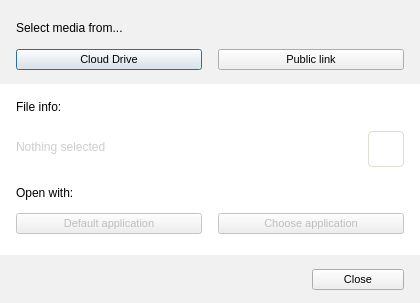
<?xml version="1.0" encoding="UTF-8"?>
<ui version="4.0">
 <class>StreamingFromMegaDialog</class>
 <widget class="QDialog" name="StreamingFromMegaDialog">
  <property name="windowModality">
   <enum>Qt::WindowModal</enum>
  </property>
  <property name="geometry">
   <rect>
    <x>0</x>
    <y>0</y>
    <width>420</width>
    <height>303</height>
   </rect>
  </property>
  <property name="minimumSize">
   <size>
    <width>420</width>
    <height>300</height>
   </size>
  </property>
  <property name="maximumSize">
   <size>
    <width>420</width>
    <height>303</height>
   </size>
  </property>
  <property name="windowTitle">
   <string>Stream from MEGA</string>
  </property>
  <property name="styleSheet">
   <string notr="true">QWidget
{
font-size: 11px;
}

#StreamingFromMegaDialog
{
	background-color: #f1f1f1;
}

#lStreamResourceDesc, #lFileInfoDesc, #lOpenWithDesc 
{
  font-family: &quot;Lato&quot;;
  font-size: 12px;
  color: #000000;
}
#lFileSize
{
  font-family: &quot;Lato&quot;;
  font-size: 12px;
  color: #666666;
}
#wContainer
{
	background-color: white;
}

#lNothingSelected
{
   font-size: 12px;
	color: rgba(0, 0, 0, 50)
}

#lFileName, #lState
{
	font-size: 12px;
	color: #000000;
}
#bCopyLink
{
    border: 1px solid #dfdfd1;
    border-radius: 4px;
    background-color: qlineargradient(x1: 0, y1: 0, x2: 0, y2: 1,
                                      stop: 0 rgba(246,247,250,30), stop: 1 rgba(232,233,235,30));
}</string>
  </property>
  <layout class="QVBoxLayout" name="verticalLayout_6">
   <property name="spacing">
    <number>0</number>
   </property>
   <property name="leftMargin">
    <number>0</number>
   </property>
   <property name="topMargin">
    <number>0</number>
   </property>
   <property name="rightMargin">
    <number>0</number>
   </property>
   <property name="bottomMargin">
    <number>0</number>
   </property>
   <item>
    <widget class="QWidget" name="wStreamResource" native="true">
     <property name="minimumSize">
      <size>
       <width>0</width>
       <height>84</height>
      </size>
     </property>
     <property name="maximumSize">
      <size>
       <width>16777215</width>
       <height>80</height>
      </size>
     </property>
     <layout class="QVBoxLayout" name="verticalLayout">
      <property name="spacing">
       <number>0</number>
      </property>
      <property name="leftMargin">
       <number>16</number>
      </property>
      <property name="topMargin">
       <number>9</number>
      </property>
      <property name="rightMargin">
       <number>16</number>
      </property>
      <property name="bottomMargin">
       <number>0</number>
      </property>
      <item>
       <widget class="QLabel" name="lStreamResourceDesc">
        <property name="minimumSize">
         <size>
          <width>0</width>
          <height>16</height>
         </size>
        </property>
        <property name="maximumSize">
         <size>
          <width>16777215</width>
          <height>16</height>
         </size>
        </property>
        <property name="styleSheet">
         <string notr="true"/>
        </property>
        <property name="text">
         <string>Select media from...</string>
        </property>
       </widget>
      </item>
      <item>
       <widget class="QWidget" name="wSelectMedia" native="true">
        <property name="minimumSize">
         <size>
          <width>0</width>
          <height>32</height>
         </size>
        </property>
        <property name="maximumSize">
         <size>
          <width>16777215</width>
          <height>32</height>
         </size>
        </property>
        <property name="styleSheet">
         <string notr="true"/>
        </property>
        <layout class="QHBoxLayout" name="horizontalLayout_3" stretch="0,0">
         <property name="spacing">
          <number>16</number>
         </property>
         <property name="leftMargin">
          <number>0</number>
         </property>
         <property name="topMargin">
          <number>0</number>
         </property>
         <property name="rightMargin">
          <number>0</number>
         </property>
         <property name="bottomMargin">
          <number>2</number>
         </property>
         <item>
          <widget class="QPushButton" name="bFromCloud">
           <property name="text">
            <string>Cloud Drive</string>
           </property>
          </widget>
         </item>
         <item>
          <widget class="QPushButton" name="bFromPublicLink">
           <property name="text">
            <string>Public link</string>
           </property>
          </widget>
         </item>
        </layout>
       </widget>
      </item>
     </layout>
    </widget>
   </item>
   <item>
    <widget class="QWidget" name="wContainer" native="true">
     <layout class="QVBoxLayout" name="verticalLayout_3">
      <property name="spacing">
       <number>0</number>
      </property>
      <property name="leftMargin">
       <number>16</number>
      </property>
      <property name="topMargin">
       <number>2</number>
      </property>
      <property name="rightMargin">
       <number>16</number>
      </property>
      <property name="bottomMargin">
       <number>0</number>
      </property>
      <item>
       <widget class="QWidget" name="wStatus" native="true">
        <layout class="QVBoxLayout" name="verticalLayout_4">
         <property name="spacing">
          <number>0</number>
         </property>
         <property name="leftMargin">
          <number>0</number>
         </property>
         <property name="topMargin">
          <number>2</number>
         </property>
         <property name="rightMargin">
          <number>0</number>
         </property>
         <property name="bottomMargin">
          <number>0</number>
         </property>
         <item>
          <widget class="QLabel" name="lFileInfoDesc">
           <property name="minimumSize">
            <size>
             <width>0</width>
             <height>37</height>
            </size>
           </property>
           <property name="maximumSize">
            <size>
             <width>16777215</width>
             <height>37</height>
            </size>
           </property>
           <property name="styleSheet">
            <string notr="true"/>
           </property>
           <property name="text">
            <string>File info:</string>
           </property>
          </widget>
         </item>
         <item>
          <widget class="QWidget" name="wFileInfo" native="true">
           <property name="enabled">
            <bool>true</bool>
           </property>
           <property name="minimumSize">
            <size>
             <width>0</width>
             <height>44</height>
            </size>
           </property>
           <property name="maximumSize">
            <size>
             <width>16777215</width>
             <height>44</height>
            </size>
           </property>
           <layout class="QHBoxLayout" name="horizontalLayout_6">
            <property name="spacing">
             <number>0</number>
            </property>
            <property name="leftMargin">
             <number>0</number>
            </property>
            <property name="topMargin">
             <number>0</number>
            </property>
            <property name="rightMargin">
             <number>0</number>
            </property>
            <property name="bottomMargin">
             <number>0</number>
            </property>
            <item>
             <widget class="QStackedWidget" name="sFileInfo">
              <property name="minimumSize">
               <size>
                <width>0</width>
                <height>44</height>
               </size>
              </property>
              <property name="maximumSize">
               <size>
                <width>16777215</width>
                <height>44</height>
               </size>
              </property>
              <property name="styleSheet">
               <string notr="true">background-color: white;</string>
              </property>
              <property name="currentIndex">
               <number>1</number>
              </property>
              <widget class="QWidget" name="pFileInfo">
               <layout class="QHBoxLayout" name="horizontalLayout_2">
                <property name="spacing">
                 <number>0</number>
                </property>
                <property name="leftMargin">
                 <number>0</number>
                </property>
                <property name="topMargin">
                 <number>0</number>
                </property>
                <property name="rightMargin">
                 <number>0</number>
                </property>
                <property name="bottomMargin">
                 <number>0</number>
                </property>
                <item>
                 <widget class="QPushButton" name="lFileType">
                  <property name="minimumSize">
                   <size>
                    <width>48</width>
                    <height>48</height>
                   </size>
                  </property>
                  <property name="maximumSize">
                   <size>
                    <width>48</width>
                    <height>48</height>
                   </size>
                  </property>
                  <property name="focusPolicy">
                   <enum>Qt::NoFocus</enum>
                  </property>
                  <property name="styleSheet">
                   <string notr="true">border: none;
padding-left: -16px;</string>
                  </property>
                  <property name="text">
                   <string/>
                  </property>
                  <property name="iconSize">
                   <size>
                    <width>48</width>
                    <height>48</height>
                   </size>
                  </property>
                 </widget>
                </item>
                <item>
                 <widget class="QWidget" name="wFileInfoDesc" native="true">
                  <property name="minimumSize">
                   <size>
                    <width>0</width>
                    <height>30</height>
                   </size>
                  </property>
                  <property name="maximumSize">
                   <size>
                    <width>16777215</width>
                    <height>30</height>
                   </size>
                  </property>
                  <layout class="QVBoxLayout" name="verticalLayout_5">
                   <property name="spacing">
                    <number>0</number>
                   </property>
                   <property name="leftMargin">
                    <number>0</number>
                   </property>
                   <property name="topMargin">
                    <number>0</number>
                   </property>
                   <property name="rightMargin">
                    <number>0</number>
                   </property>
                   <property name="bottomMargin">
                    <number>0</number>
                   </property>
                   <item>
                    <widget class="QWidget" name="widget" native="true">
                     <layout class="QHBoxLayout" name="horizontalLayout">
                      <property name="spacing">
                       <number>10</number>
                      </property>
                      <property name="leftMargin">
                       <number>0</number>
                      </property>
                      <property name="topMargin">
                       <number>0</number>
                      </property>
                      <property name="rightMargin">
                       <number>0</number>
                      </property>
                      <property name="bottomMargin">
                       <number>0</number>
                      </property>
                      <item>
                       <widget class="QLabel" name="lFileName">
                        <property name="sizePolicy">
                         <sizepolicy hsizetype="Minimum" vsizetype="Preferred">
                          <horstretch>0</horstretch>
                          <verstretch>0</verstretch>
                         </sizepolicy>
                        </property>
                        <property name="minimumSize">
                         <size>
                          <width>0</width>
                          <height>0</height>
                         </size>
                        </property>
                        <property name="maximumSize">
                         <size>
                          <width>260</width>
                          <height>16777215</height>
                         </size>
                        </property>
                        <property name="text">
                         <string notr="true"/>
                        </property>
                       </widget>
                      </item>
                      <item>
                       <widget class="QPushButton" name="lState">
                        <property name="sizePolicy">
                         <sizepolicy hsizetype="Expanding" vsizetype="Fixed">
                          <horstretch>0</horstretch>
                          <verstretch>0</verstretch>
                         </sizepolicy>
                        </property>
                        <property name="minimumSize">
                         <size>
                          <width>8</width>
                          <height>8</height>
                         </size>
                        </property>
                        <property name="maximumSize">
                         <size>
                          <width>8</width>
                          <height>8</height>
                         </size>
                        </property>
                        <property name="focusPolicy">
                         <enum>Qt::NoFocus</enum>
                        </property>
                        <property name="styleSheet">
                         <string notr="true">border:none;</string>
                        </property>
                        <property name="text">
                         <string/>
                        </property>
                       </widget>
                      </item>
                      <item>
                       <spacer name="horizontalSpacer_2">
                        <property name="orientation">
                         <enum>Qt::Horizontal</enum>
                        </property>
                        <property name="sizeHint" stdset="0">
                         <size>
                          <width>31</width>
                          <height>20</height>
                         </size>
                        </property>
                       </spacer>
                      </item>
                     </layout>
                    </widget>
                   </item>
                   <item>
                    <widget class="QLabel" name="lFileSize">
                     <property name="text">
                      <string notr="true"/>
                     </property>
                    </widget>
                   </item>
                  </layout>
                 </widget>
                </item>
               </layout>
              </widget>
              <widget class="QWidget" name="pNothingSelected">
               <widget class="QWidget" name="widget_2" native="true">
                <property name="geometry">
                 <rect>
                  <x>0</x>
                  <y>0</y>
                  <width>361</width>
                  <height>44</height>
                 </rect>
                </property>
                <property name="sizePolicy">
                 <sizepolicy hsizetype="Preferred" vsizetype="Preferred">
                  <horstretch>0</horstretch>
                  <verstretch>0</verstretch>
                 </sizepolicy>
                </property>
                <property name="minimumSize">
                 <size>
                  <width>0</width>
                  <height>0</height>
                 </size>
                </property>
                <property name="maximumSize">
                 <size>
                  <width>16777215</width>
                  <height>16777215</height>
                 </size>
                </property>
                <layout class="QHBoxLayout" name="horizontalLayout_7">
                 <property name="spacing">
                  <number>0</number>
                 </property>
                 <property name="leftMargin">
                  <number>0</number>
                 </property>
                 <property name="topMargin">
                  <number>0</number>
                 </property>
                 <property name="rightMargin">
                  <number>0</number>
                 </property>
                 <property name="bottomMargin">
                  <number>0</number>
                 </property>
                 <item>
                  <widget class="QLabel" name="lNothingSelected">
                   <property name="minimumSize">
                    <size>
                     <width>0</width>
                     <height>0</height>
                    </size>
                   </property>
                   <property name="maximumSize">
                    <size>
                     <width>16777215</width>
                     <height>16777215</height>
                    </size>
                   </property>
                   <property name="text">
                    <string>Nothing selected</string>
                   </property>
                  </widget>
                 </item>
                </layout>
               </widget>
              </widget>
             </widget>
            </item>
            <item>
             <widget class="QWidget" name="widget_3" native="true">
              <layout class="QVBoxLayout" name="verticalLayout_7">
               <property name="spacing">
                <number>0</number>
               </property>
               <property name="leftMargin">
                <number>0</number>
               </property>
               <property name="topMargin">
                <number>0</number>
               </property>
               <property name="rightMargin">
                <number>0</number>
               </property>
               <property name="bottomMargin">
                <number>0</number>
               </property>
               <item>
                <widget class="QToolButton" name="bCopyLink">
                 <property name="minimumSize">
                  <size>
                   <width>36</width>
                   <height>36</height>
                  </size>
                 </property>
                 <property name="maximumSize">
                  <size>
                   <width>32</width>
                   <height>32</height>
                  </size>
                 </property>
                 <property name="styleSheet">
                  <string notr="true"/>
                 </property>
                 <property name="text">
                  <string/>
                 </property>
                 <property name="icon">
                  <iconset resource="../Resources_win.qrc">
                   <normaloff>:/images/streaming_link.png</normaloff>:/images/streaming_link.png</iconset>
                 </property>
                </widget>
               </item>
              </layout>
             </widget>
            </item>
           </layout>
          </widget>
         </item>
        </layout>
       </widget>
      </item>
      <item>
       <widget class="QWidget" name="wOpenWith" native="true">
        <property name="minimumSize">
         <size>
          <width>0</width>
          <height>88</height>
         </size>
        </property>
        <layout class="QVBoxLayout" name="verticalLayout_2">
         <property name="spacing">
          <number>0</number>
         </property>
         <property name="leftMargin">
          <number>0</number>
         </property>
         <property name="topMargin">
          <number>3</number>
         </property>
         <property name="rightMargin">
          <number>0</number>
         </property>
         <property name="bottomMargin">
          <number>0</number>
         </property>
         <item>
          <widget class="QLabel" name="lOpenWithDesc">
           <property name="text">
            <string>Open with:</string>
           </property>
          </widget>
         </item>
         <item>
          <widget class="QWidget" name="wOpenButtons" native="true">
           <property name="styleSheet">
            <string notr="true"/>
           </property>
           <layout class="QHBoxLayout" name="horizontalLayout_4" stretch="1,1">
            <property name="spacing">
             <number>16</number>
            </property>
            <property name="leftMargin">
             <number>0</number>
            </property>
            <property name="topMargin">
             <number>0</number>
            </property>
            <property name="rightMargin">
             <number>0</number>
            </property>
            <property name="bottomMargin">
             <number>23</number>
            </property>
            <item>
             <widget class="QPushButton" name="bOpenDefault">
              <property name="enabled">
               <bool>false</bool>
              </property>
              <property name="text">
               <string>Default application</string>
              </property>
             </widget>
            </item>
            <item>
             <widget class="QPushButton" name="bOpenOther">
              <property name="enabled">
               <bool>false</bool>
              </property>
              <property name="minimumSize">
               <size>
                <width>0</width>
                <height>0</height>
               </size>
              </property>
              <property name="maximumSize">
               <size>
                <width>16777215</width>
                <height>16777215</height>
               </size>
              </property>
              <property name="text">
               <string>Choose application</string>
              </property>
             </widget>
            </item>
           </layout>
          </widget>
         </item>
        </layout>
       </widget>
      </item>
     </layout>
    </widget>
   </item>
   <item>
    <widget class="QWidget" name="wClose" native="true">
     <property name="minimumSize">
      <size>
       <width>0</width>
       <height>48</height>
      </size>
     </property>
     <property name="maximumSize">
      <size>
       <width>16777215</width>
       <height>48</height>
      </size>
     </property>
     <property name="styleSheet">
      <string notr="true"/>
     </property>
     <layout class="QHBoxLayout" name="horizontalLayout_5">
      <property name="leftMargin">
       <number>12</number>
      </property>
      <property name="topMargin">
       <number>6</number>
      </property>
      <property name="rightMargin">
       <number>16</number>
      </property>
      <property name="bottomMargin">
       <number>4</number>
      </property>
      <item>
       <spacer name="horizontalSpacer">
        <property name="orientation">
         <enum>Qt::Horizontal</enum>
        </property>
        <property name="sizeHint" stdset="0">
         <size>
          <width>226</width>
          <height>20</height>
         </size>
        </property>
       </spacer>
      </item>
      <item>
       <widget class="QPushButton" name="bClose">
        <property name="minimumSize">
         <size>
          <width>92</width>
          <height>0</height>
         </size>
        </property>
        <property name="maximumSize">
         <size>
          <width>92</width>
          <height>16777215</height>
         </size>
        </property>
        <property name="text">
         <string>Close</string>
        </property>
       </widget>
      </item>
     </layout>
    </widget>
   </item>
  </layout>
  <zorder>wStreamResource</zorder>
  <zorder>wClose</zorder>
  <zorder>wContainer</zorder>
 </widget>
 <tabstops>
  <tabstop>bFromCloud</tabstop>
  <tabstop>bFromPublicLink</tabstop>
  <tabstop>bCopyLink</tabstop>
  <tabstop>bOpenDefault</tabstop>
  <tabstop>bOpenOther</tabstop>
  <tabstop>bClose</tabstop>
 </tabstops>
 <resources>
  <include location="../Resources_win.qrc"/>
 </resources>
 <connections/>
</ui>
